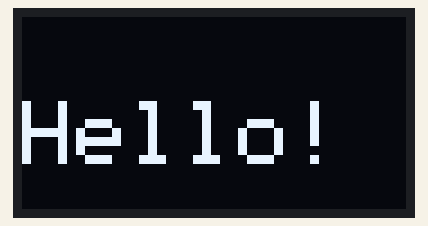
This sketch was run on a simulated Arduino Uno, built with avr-gcc and run on an emulated ATmega328P. On the bench: 128×64 one-colour display.

Above: at 0.1 s.
At 2.3 s:
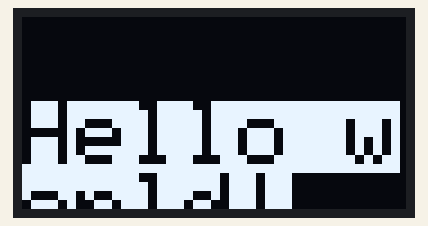
At 4.6 s:
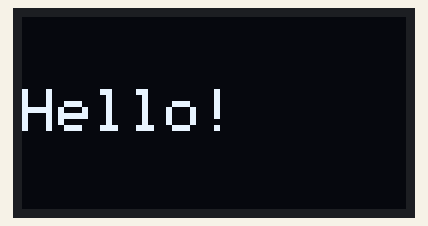
At 9.0 s:
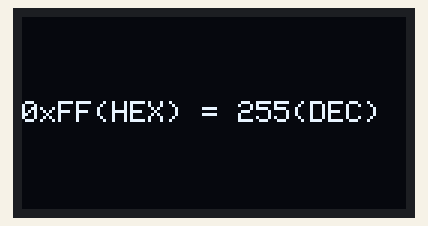
At 11.2 s:
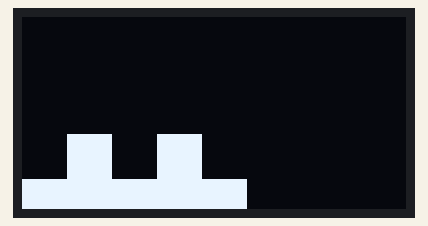
At 18.5 s:
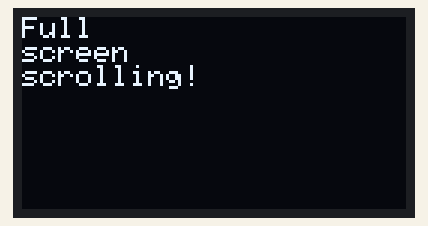

Measured:
- what the display in image 1 shows lasts 2.2 s, from 2.3 s to 4.5 s
- what the display in image 5 shows lasts 1.3 s, from 18.4 s to 19.7 s

The sketch:

OLED_display.ino
```cpp
#include <SPI.h>
#include <Wire.h>
#include <Adafruit_GFX.h>
#include <Adafruit_SSD1306.h>

Adafruit_SSD1306 display(-1);

void text()
{
    // Display Text
  display.setTextSize(3);
  display.setTextColor(WHITE);
  display.setCursor(0,28);
  display.println("Hello!");
  display.display();
  delay(2000);
  display.clearDisplay();
}

void invertedText()
{
  // Display Inverted Text
  display.setTextColor(BLACK, WHITE); // 'inverted' text
  display.setCursor(0,28);
  display.println("Hello world!");
  display.display();
  delay(2000);
  display.clearDisplay();
}

void fontChange()
{
    // Changing Font Size
  display.setTextColor(WHITE);
  display.setCursor(0,24);
  display.setTextSize(2);
  display.println("Hello!");
  display.display();
  delay(2000);
  display.clearDisplay();
}

void disNumber()
{
    // Display Numbers
  display.setTextSize(1);
  display.setCursor(0,28);
  display.println(123456789);
  display.display();
  delay(2000);
  display.clearDisplay();
}

void disHex()
{
    // Specifying Base For Numbers
  display.setCursor(0,28);
  display.print("0x"); display.print(0xFF, HEX);
  display.print("(HEX) = ");
  display.print(0xFF, DEC);
  display.println("(DEC)");
  display.display();
  delay(2000);
  display.clearDisplay();
}

void disAscii()
{
    // Display ASCII Characters
  display.setCursor(0,24);
  display.setTextSize(15);
  display.write(3);
  display.display();
  delay(2000);
  display.clearDisplay();
}

void disFullscr()
{

  // Scroll full screen
  display.setCursor(0,0);
  display.setTextSize(1);
  display.println("Full");
  display.println("screen");
  display.println("scrolling!");
  display.display();
  display.startscrollright(0x00, 0x07);
  delay(2000);
  display.stopscroll();
  delay(1000);
  display.startscrollleft(0x00, 0x07);
  delay(2000);
  display.stopscroll();
  delay(1000);
  display.startscrolldiagright(0x00, 0x07);
  delay(2000);
  display.startscrolldiagleft(0x00, 0x07);
  delay(2000);
  display.stopscroll();
  display.clearDisplay();
}

void scrollpart()
{
    // Scroll part of the screen
  display.setCursor(0,0);
  display.setTextSize(2);
  display.println("Hello!");
  display.println("World");
  //display.println("of the screen.");
  display.display();
  display.startscrollright(0x00, 0x00);
  display.clearDisplay();
}

void setup()
{
  // initialize with the I2C addr 0x3C
  display.begin(SSD1306_SWITCHCAPVCC, 0x3C);

  // Clear the buffer.
  display.clearDisplay();

}

void loop()
{
  text();
  delay(200);
  invertedText();
  delay(200);
  fontChange();
  delay(200);
  disNumber();
  delay(200);
  disHex();
  delay(200);
  disAscii();
  delay(200);
  disFullscr();
  delay(200);
  scrollpart();
  delay(200);

}
```
